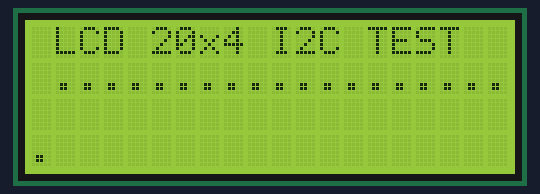
Bench run of a sketch on a simulated Arduino Uno, built with avr-gcc and run on an emulated ATmega328P. Parts: 20×4 character LCD.

Above: at 0.14 s.
At 0.51 s:
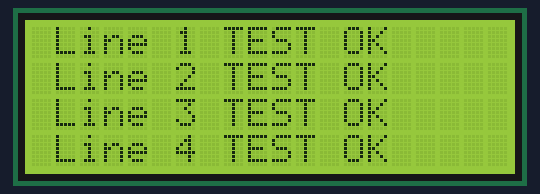

The sketch:

no1_tugasMandiri.ino
```cpp
#include <Wire.h>
#include <LiquidCrystal_I2C.h>
LiquidCrystal_I2C lcd(0x20,20,4);

void setup() {
  // put your setup code here, to run once:
  lcd.init();
  lcd.backlight();
  lcd.setCursor(1,0);
  lcd.print("LCD 20x4 I2C TEST");
  lcd.setCursor(1,1);
  lcd.print("....................");
}

void loop() {
  // put your main code here, to run repeatedly:
{
  delay(100);
  lcd.clear();
  delay(100);
  lcd.setCursor(1,0);
  lcd.print("Line 1 TEST OK  ");
  lcd.setCursor(1,1);
  lcd.print("Line 2 TEST OK  ");
  lcd.setCursor(1,2);
  lcd.print("Line 3 TEST OK  ");
  lcd.setCursor(1,3);
  lcd.print("Line 4 TEST OK  ");
  delay(200);

}
}
```
